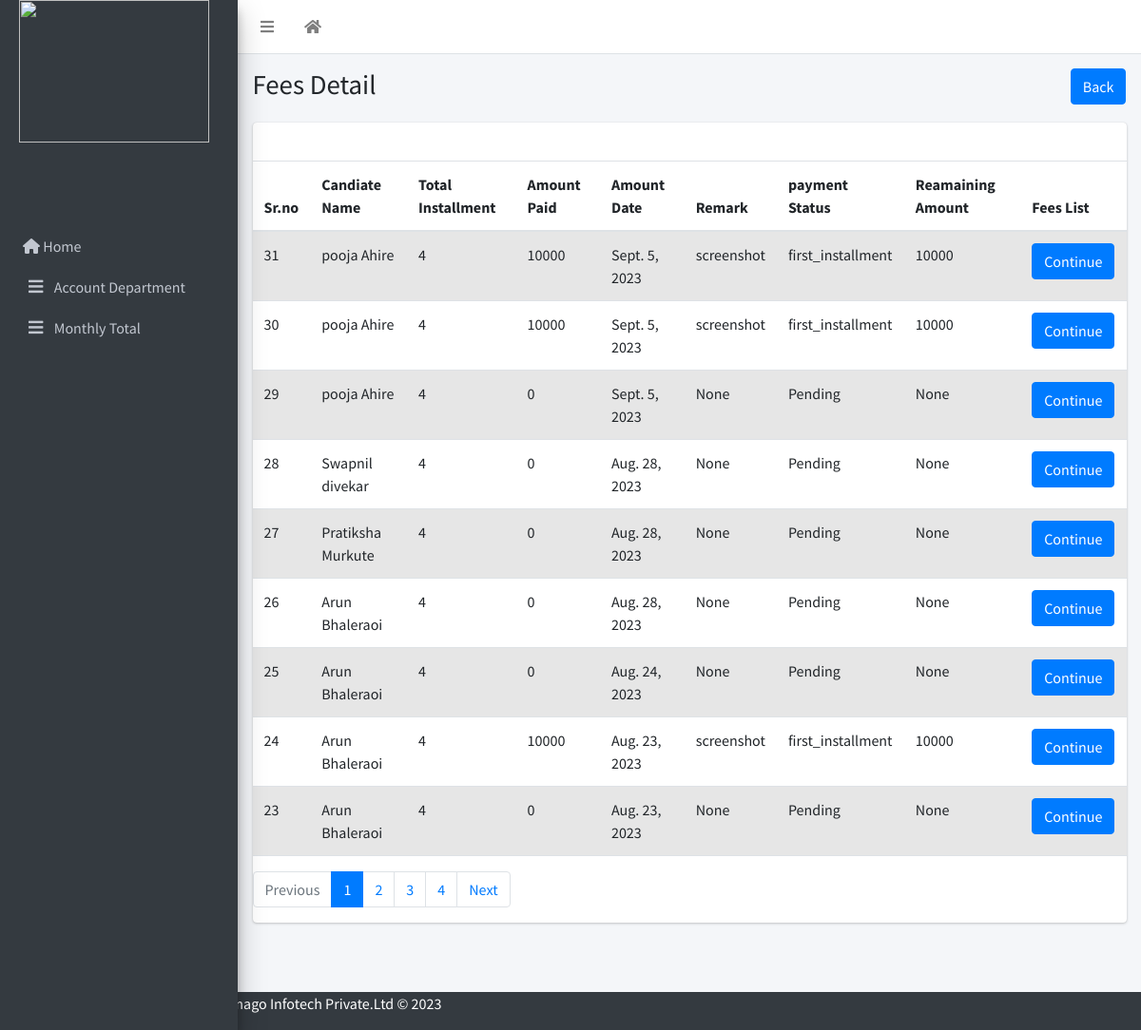
Page /paymentlist/ on the committed database.
### emanage/models.py (models this page shows)
class Account(models.Model):
    user = models.OneToOneField(User, on_delete=models.CASCADE, related_name='account',null=True)
    enquiry=models.ForeignKey(Enquiry,on_delete=models.CASCADE,null=True,blank=True)
    total_installment=models.IntegerField()
    pay_date=models.DateTimeField(default=datetime.date.today)
    first_installment=models.FloatField(blank=True,null=True)
    payment_mode=models.CharField(max_length=50,null=True,blank=True)
    receipt=models.ImageField(upload_to='media/')
    second_installment=models.FloatField(blank=True,null=True)
    second_date=models.DateField(blank=True,null=True)
    third_installment=models.FloatField(blank=True,null=True)
    third_date=models.DateField(blank=True,null=True)
    four_installment=models.FloatField(blank=True,null=True)
    four_date=models.DateField(blank=True,null=True)
    STATUS=(
        ('Pending','Pending'),
        ('first_installment','first_installment'),
        ('second_installment','second_installment'),
        ('third_installment','third_installment'),
        ('fourth_installment','fourth_installment'),
        ('installment_completed','installment_completed')
    )
    payment_status= models.TextField(max_length=100, choices=STATUS, default="Pending",null=True)
    account_remark=models.CharField(max_length=500,null=True)
    amount=models.IntegerField(blank=True,null=True,default=0)
    amount_date=models.DateField(default=datetime.date.today)
    amount_remaining = models.PositiveIntegerField(blank=True,null=True)
    total_amount=models.FloatField(blank=True,null=True)

class Enquiry(models.Model):
    user = models.OneToOneField(User, on_delete=models.CASCADE,related_name='enquiry',null=True)
    Full_Name=models.CharField(max_length=250,default="")
    gender=models.CharField(max_length=10)
    Email_Address=models.EmailField()
    Contact_Number=models.IntegerField()
    Permanent_Address=models.TextField(blank=True,null=True,default='')
    Date_of_Birth=models.DateField(auto_now_add=False,null=True,blank=True)
    massage=models.TextField(blank=True,null=True)
    Whatsapp_Number=models.IntegerField(blank=True,null=True)
    Alternate_Number=models.IntegerField(blank=True,null=True)
    How_did_you_hear_about_us=models.CharField(null=True,max_length=50)
    qualification=models.CharField(max_length=50,null=True,blank=True)
    Technical_Skills=models.CharField(max_length=150,null=True,blank=True)
    Certification_Done=models.CharField(max_length=200,null=True,blank=True)
    Area_of_Intrest=models.CharField(max_length=200,null=True,blank=True)
    reference=models.CharField(max_length=100,null=True,blank=True)
    remark=models.CharField(max_length=100,null=True,blank=True)
    Training_Mode=models.CharField(max_length=50,blank=True,null=True)
    Office_Location_Preference=models.CharField(max_length=50,null=True,blank=True)
    STATUS = (
        ('Finalized', 'Finalized'),
        ('Pending', 'Pending'),
        ('Informed_On_whatsapp','Informed_On_whatsapp')
    )
    enquiry_Status = models.TextField(max_length=100, choices=STATUS, default="Pending",null=True)
    Cource_name=models.ForeignKey(Cource,on_delete=models.CASCADE,null=True,blank=True)

### emanage/views.py (the view)
# urls.py: path('paymentlist/',views.payment_list,name='paymentlist'),
def payment_list(request):
    enquiry=Enquiry.objects.all()
    all_account=Account.objects.all().order_by('-id')
    items_per_page = 9  # Number of items to display per page
    paginator = Paginator(all_account, items_per_page)  # Create a Paginator object
    page_number = request.GET.get('page')  # Get the current page number from the request parameters
    page_obj = paginator.get_page(page_number)  # Get
    return render(request,'enquiry/accountlist.html',context={'all_account':page_obj,'page_obj':page_obj,'enquiry':enquiry})

### template/enquiry/accountlist.html
{% extends 'enquiry/index2.html' %}
{% block title %}Fees Detail{% endblock title %}
{% block breadcrumb %}
<a class="btn btn-primary" href="{% url 'emanage:account_home' %}"> Back</a>
{% endblock breadcrumb %}
{% block content %}
<div class="table-responsive">
    <table class="table table-striped" id="enqtable">
        <thead>
            <tr>
                <th>Sr.no</th>
                <th>Candiate Name</th>
                <th>Total Installment</th>
                <th>Amount Paid</th>
                <th>Amount Date</th>
                <th>Remark</th>
                <th>payment Status</th>
                <th>Reamaining Amount</th>
                <th>Fees List</th>
            </tr>
        </thead>
        <tbody>
            {% for i in all_account %}
            <tr>
                <td>{{i.id}}</td>
                <td>{{i.enquiry.Full_Name}}</td>
                <td>{{i.total_installment}}</td>
                <td>{{i.amount}}</td>
                <td>{{i.amount_date}}</td>
                <td>{{i.account_remark}}</td>
                <td>{{i.payment_status}}</td>
                <td>{{i.amount_remaining}}</td>
                <td>
                    {% if i.payment_status == 'fourth_installment' %}
                       <button class="btn btn-success" disabled>Done</button>
                    {% else %}
                     <a href="{% url 'emanage:feesList' id=i.enquiry_id %}" class="btn btn-primary">Continue</a>
                    {% endif %}
                </td>
            {% endfor %}
            </tr>
        </tbody>
    </table>
</div>
<nav aria-label="Page navigation example">
    <ul class="pagination">
      {% if page_obj.has_previous %}
        <li class="page-item"><a class="page-link" href="?page={{ page_obj.previous_page_number }}">Previous</a></li>
      {% else %}
        <li class="page-item disabled"><span class="page-link">Previous</span></li>
      {% endif %}
      {% for i in page_obj.paginator.page_range %}
        {% if page_obj.number == i %}
          <li class="page-item active"><span class="page-link">{{ i }}</span></li>
        {% else %}
          <li class="page-item"><a class="page-link" href="?page={{ i }}">{{ i }}</a></li>
        {% endif %}
      {% endfor %}
      {% if page_obj.has_next %}
        <li class="page-item"><a class="page-link" href="?page={{ page_obj.next_page_number }}">Next</a></li>
      {% else %}
        <li class="page-item disabled"><span class="page-link">Next</span></li>
      {% endif %}
{% endblock %}

### rows in the picture
Account: id "31", enquiry.Full_Name "pooja Ahire", total_installment "4", amount "10000", amount_date "Sept. 5, 2023", account_remark "screenshot", payment_status "first_installment", amount_remaining "10000", shows "Continue"
Account: id "30", enquiry.Full_Name "pooja Ahire", total_installment "4", amount "10000", amount_date "Sept. 5, 2023", account_remark "screenshot", payment_status "first_installment", amount_remaining "10000", shows "Continue"
Account: id "29", enquiry.Full_Name "pooja Ahire", total_installment "4", amount "0", amount_date "Sept. 5, 2023", account_remark "None", payment_status "Pending", amount_remaining "None", shows "Continue"
Account: id "28", enquiry.Full_Name "Swapnil divekar", total_installment "4", amount "0", amount_date "Aug. 28, 2023", account_remark "None", payment_status "Pending", amount_remaining "None", shows "Continue"
Account: id "27", enquiry.Full_Name "Pratiksha Murkute", total_installment "4", amount "0", amount_date "Aug. 28, 2023", account_remark "None", payment_status "Pending", amount_remaining "None", shows "Continue"
Account: id "26", enquiry.Full_Name "Arun Bhaleraoi", total_installment "4", amount "0", amount_date "Aug. 28, 2023", account_remark "None", payment_status "Pending", amount_remaining "None", shows "Continue"
Account: id "25", enquiry.Full_Name "Arun Bhaleraoi", total_installment "4", amount "0", amount_date "Aug. 24, 2023", account_remark "None", payment_status "Pending", amount_remaining "None", shows "Continue"
Account: id "24", enquiry.Full_Name "Arun Bhaleraoi", total_installment "4", amount "10000", amount_date "Aug. 23, 2023", account_remark "screenshot", payment_status "first_installment", amount_remaining "10000", shows "Continue"
Account: id "23", enquiry.Full_Name "Arun Bhaleraoi", total_installment "4", amount "0", amount_date "Aug. 23, 2023", account_remark "None", payment_status "Pending", amount_remaining "None", shows "Continue"

### other values in the picture
{{ i }} "1"
{{ i }} "2" "3" "4"
